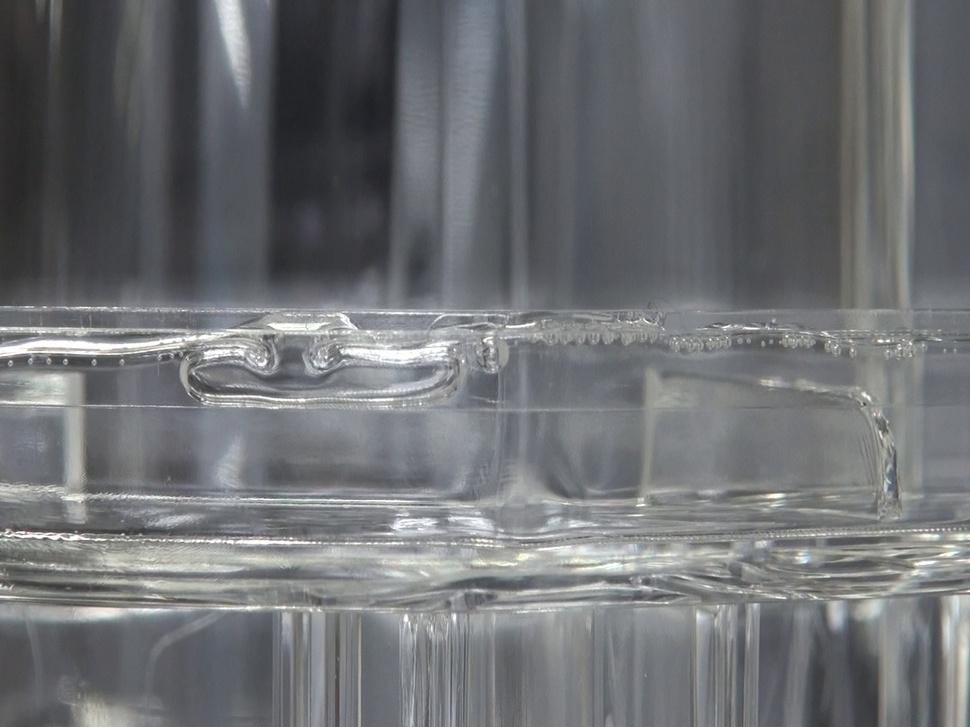
#> input picture image_0000.jpg, 970 x 727 px, shrunk from 1440 x 1080 before the run
$ python bubble.py   (older library calls are emulated)
#> lines starting #> are read from the running program, lines starting #| are printed output that depends on the picture; after the words box and inside, x2 and y2 are one past the last pixel; in counts of white or black regions, pixels touching at a corner belong together
import cv2
#from google.colab.patches import cv2_imshow
import numpy as np
from matplotlib import pyplot as plt

path ='image_0000.jpg'
img = cv2.imread(path) # pathは画像を置いている場所を指定
#> img is the input picture: shape (727, 970, 3); mean B, G, R 114.9, 111.9, 110

img_gray = cv2.cvtColor(img, cv2.COLOR_BGR2GRAY)
blur = cv2.GaussianBlur(img,(11,11),0)
bil=cv2.bilateralFilter(img,9,75,75)
hsv = cv2.cvtColor(bil, cv2.COLOR_BGR2HSV)
#> hsv: shape (727, 970, 3); mean H, S, V 95.4, 15, 115.6


#img_gray = cv2.imread(hsv, 0)

threshold = 160
ret, img_thresh = cv2.threshold(img_gray, threshold, 255, cv2.THRESH_BINARY)
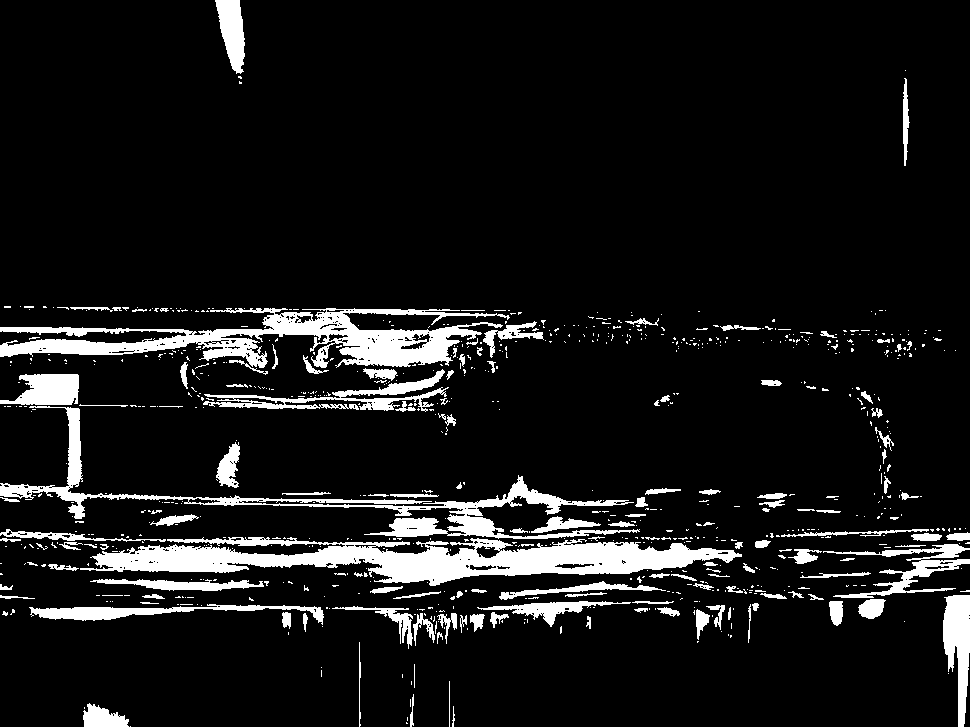
#> img_thresh: shape (727, 970); 9.4% white; 800 white regions (653 under 20 px), largest, box (x1, y1, x2, y2) and area: (80, 537, 742, 586) 15434, (0, 308, 510, 368) 11603, (0, 406, 640, 539) 7792
#> ret = 160
'''
circles = cv2.HoughCircles(img_gray, cv2.HOUGH_GRADIENT,dp=1,minDist=70,
                            param1=100,param2=55,minRadius=10,maxRadius=0)

circles = np.uint16(np.around(circles))

for i in circles[0,:]:
    # draw the outer circle
    cv2.circle(img,(i[0],i[1]),i[2],(0,255,0),2)
    # draw the center of the circle
    cv2.circle(img,(i[0],i[1]),2,(0,0,255),3)
'''

img_canny = cv2.Canny(hsv, 300, 100)
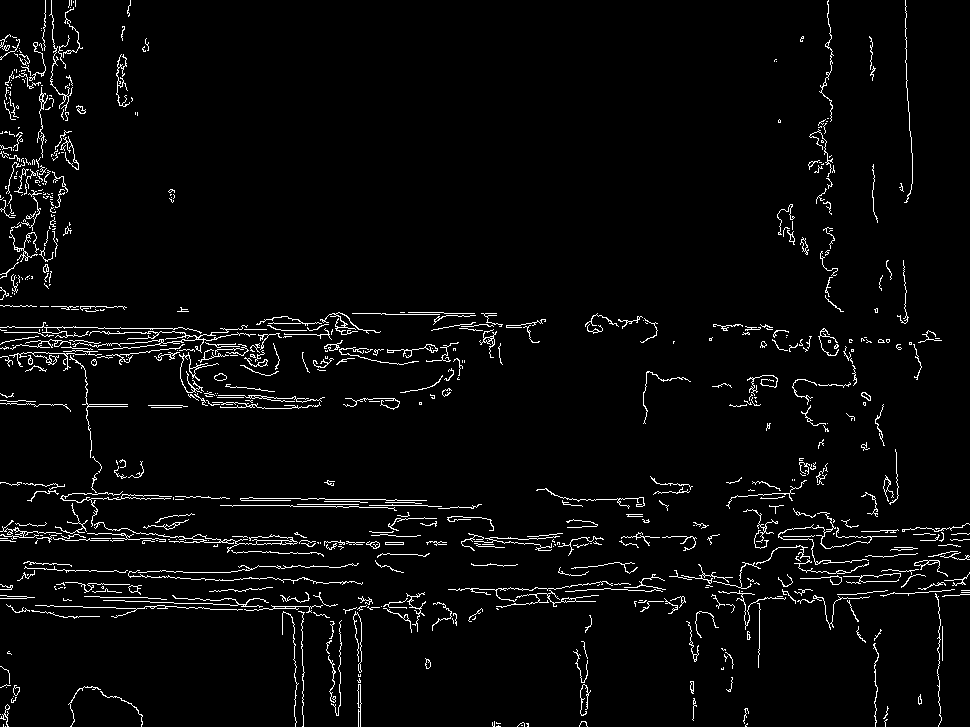
#> img_canny: shape (727, 970); 3.6% white in thin lines or dots
#img_sobel = cv2.Sobel(img_gray, cv2.CV_32F, 1, 0, ksize=3)
#cv2_imshow(img_sobel)
#cv2.imshow(img_canny)
plt.imshow(hsv)
plt.show()
